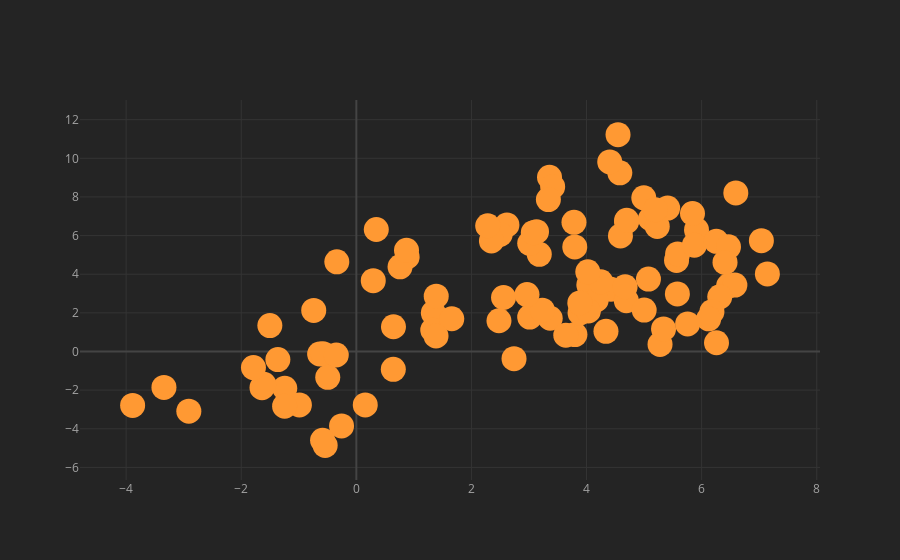

The code cell stored with this chart in its notebook:
### Code cell
df.iplot(x='A',y='B',mode='markers',size=25)
